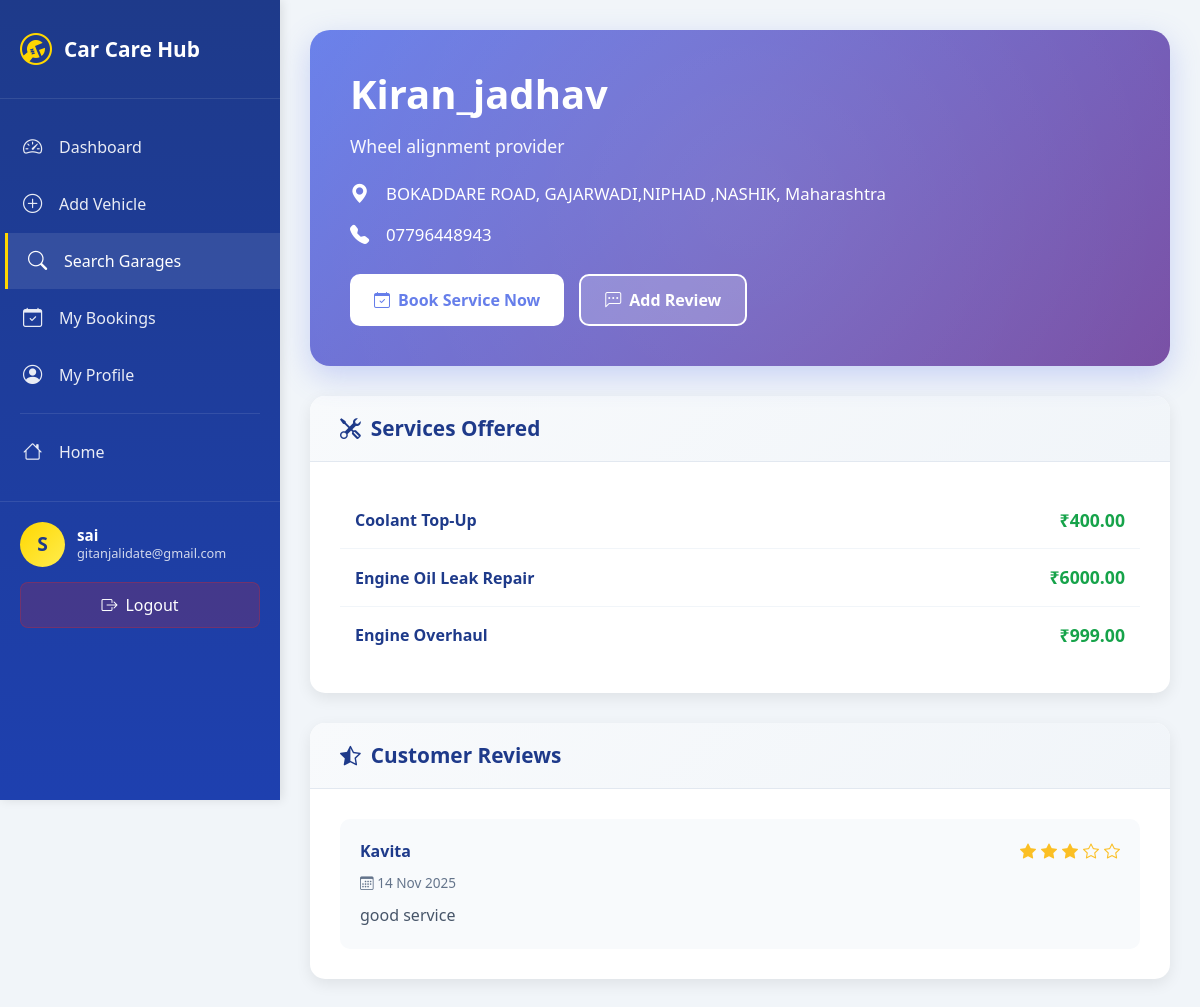
The app's page /customers/garage/1/ (signed in), older data.
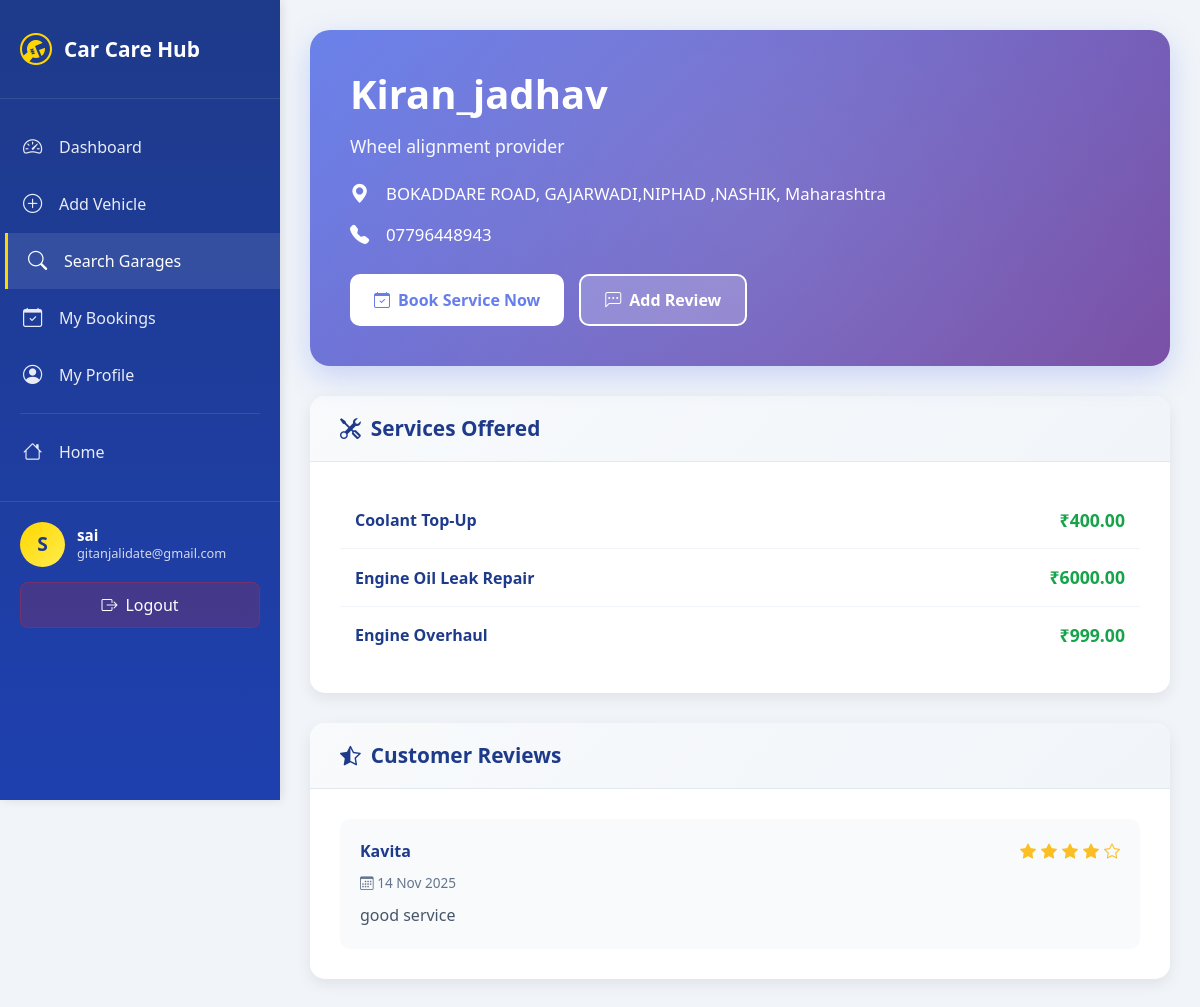
The same page, newer data.
### customers/models.py (models this page shows, shortened)
class Review(models.Model):
    customer = models.ForeignKey(User, on_delete=models.CASCADE, related_name='reviews')
    garage = models.ForeignKey(Garage, on_delete=models.CASCADE, related_name='reviews')
    booking = models.ForeignKey('bookings.Booking', on_delete=models.SET_NULL, null=True, blank=True)  # ✅ fixed here
    rating = models.PositiveIntegerField(default=5)
    comment = models.TextField(blank=True)
    date = models.DateTimeField(auto_now_add=True)
    class Meta:
        unique_together = ('customer', 'garage')
        ordering = ['-date']

### accounts/models.py (models this page shows, shortened)
class UserProfile(AbstractUser):
    ROLE_CUSTOMER = 'customer'
    ROLE_GARAGE = 'garage'
    ROLE_CHOICES = [
        (ROLE_CUSTOMER, 'Customer'),
        (ROLE_GARAGE, 'Garage'),
    ]
    role = models.CharField(max_length=15, choices=ROLE_CHOICES, default=ROLE_CUSTOMER)
    phone = models.CharField(max_length=20, blank=True)
    address = models.TextField(blank=True)
    is_email_verified = models.BooleanField(default=False)
    otp_code = models.CharField(max_length=6, blank=True, null=True)
    otp_expires_at = models.DateTimeField(blank=True, null=True)

### customers/views.py (the view)
# urls.py: path('garage/<int:garage_id>/', views.garage_detail, name='garage_detail'),
@login_required
def garage_detail(request, garage_id):
    garage = get_object_or_404(Garage, id=garage_id, approved=True)
    reviews = garage.reviews.select_related('customer').order_by('-date')  # from Review model
    services = garage.services.select_related('service_type').all()
    return render(request, 'customers/garage_detail.html', {
        'garage': garage,
        'services': services,
        'reviews': reviews
    })

### customers/templates/customers/garage_detail.html (shortened to what the changed rows need)
<!DOCTYPE html>
{% load static %}
<html lang="en">
<head>
    <link href="https://cdn.jsdelivr.net/npm/bootstrap@5.3.0/dist/css/bootstrap.min.css" rel="stylesheet">
    <link rel="stylesheet" href="https://cdn.jsdelivr.net/npm/bootstrap-icons@1.11.0/font/bootstrap-icons.css">
</head>
<body>
    <div class="wrapper">
        <main class="main-content">
            <div class="garage-detail-container">
                <div class="garage-header">
                    <div class="garage-header-content">
                        <h1 class="garage-name">{{ garage.name }}</h1>
                    </div>
                </div>
                <div class="section-card">
                    <div class="section-body">
                        {% if reviews %}
                        <ul class="reviews-list">
                            {% for review in reviews %}
                            <li class="review-item">
                                <div class="review-header">
                                    <span class="reviewer-name">{{ review.customer.get_full_name|default:review.customer.username }}</span>
                                    <div class="review-rating">
                                        {% for i in "12345"|make_list %}
                                        {% if forloop.counter <= review.rating %}
                                        <i class="bi bi-star-fill"></i>
                                        {% else %}
                                        <i class="bi bi-star"></i>
                                        {% endif %}
                                        {% endfor %}
                                    </div>
                                </div>
                                <div class="review-date">
                                    <i class="bi bi-calendar3"></i>
                                    {{ review.date|date:"d M Y" }}
                                </div>
                                {% if review.comment %}
                                <div class="review-comment">{{ review.comment }}</div>
                                {% endif %}
                            </li>
                            {% endfor %}
                        </ul>
                        {% endif %}
                    </div>
                </div>
            </div>
        </main>
    </div>
</body>
</html>

Row changes from the older to the newer data that the page shows:
changed Review "good service": rating 3 → 4 (drawn)
